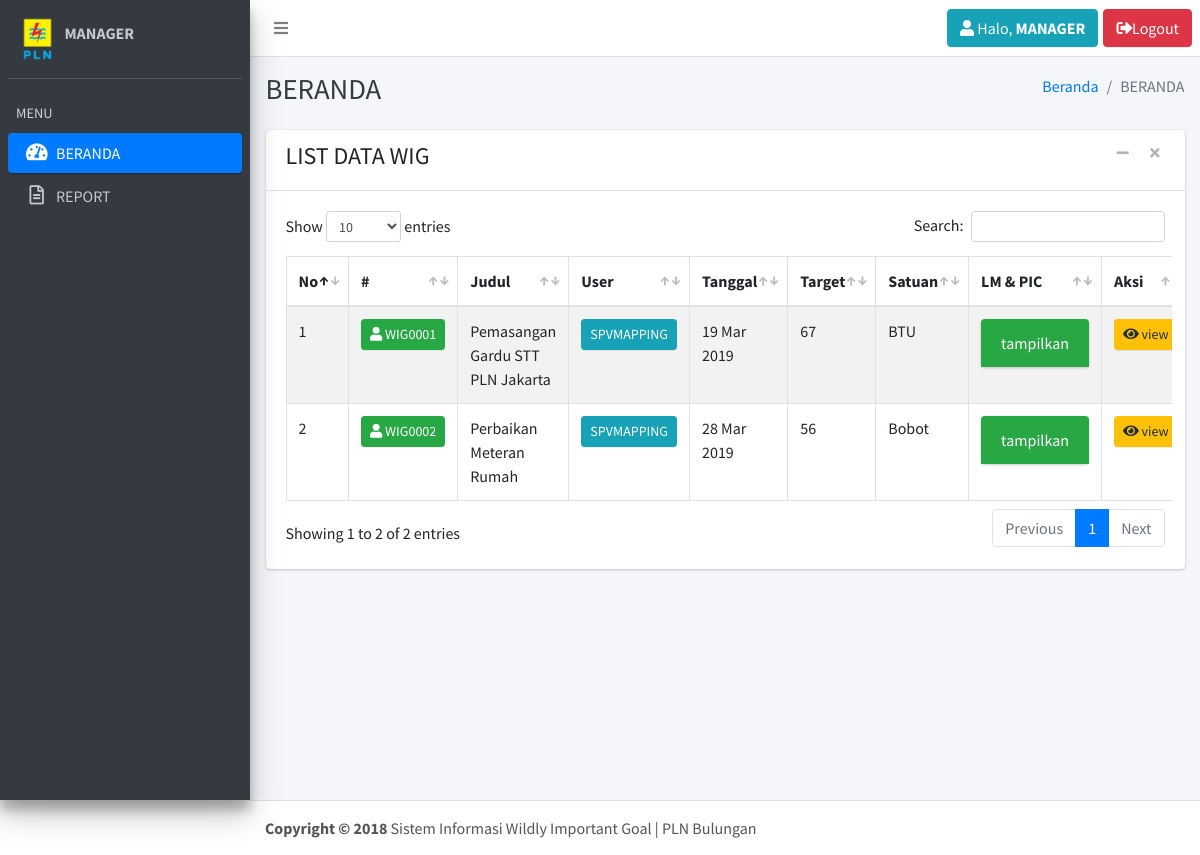
The page /index.php?page=beranda (signed in) on the database its author committed.
### tables this page shows
CREATE TABLE `tbl_user` (
  `username` varchar(30) NOT NULL,
  `password` varchar(10) NOT NULL,
  `role` int(5) NOT NULL
);

CREATE TABLE `tbl_wig` (
  `id_wig` varchar(15) NOT NULL,
  `polaritas` varchar(7) NOT NULL,
  `tipe` varchar(15) NOT NULL,
  `username` varchar(30) NOT NULL,
  `judul` text NOT NULL,
  `tanggal` date NOT NULL,
  `target` int(10) NOT NULL,
  `satuan` varchar(25) NOT NULL
);

### page/beranda.php (the view, shortened to what this page needs)
<div class="content-wrapper">
    <div class="content-header">
        <div class="container-fluid">
            <div class="row mb-2">
                <div class="col-sm-6">
                    <h1 class="m-0 text-dark">BERANDA</h1>
                </div>
                <div class="col-sm-6">
                    <ol class="breadcrumb float-sm-right">
                        <li class="breadcrumb-item"><a href="?page=beranda">Beranda</a></li>
                        <li class="breadcrumb-item active">BERANDA</li>
                    </ol>
                </div>
            </div>
        </div>
    </div>
    <div class="content">
        <div class="container-fluid">
            <?php if ($userdata['role'] == 1 || $userdata['role'] == 2) { ?>
            <div class="row">
                <div class="col-md-12">
                    <div class="card card-default">
                        <div class="card-header">
                            <h4>LIST DATA WIG</h4>
                            <div class="card-tools">
                                <button type="button" class="btn btn-tool" data-widget="collapse"><i class="fa fa-minus"></i></button>
                                <button type="button" class="btn btn-tool" data-widget="remove"><i class="fa fa-remove"></i></button>
                            </div>
                        </div>
                        <div class="card-body">
                            <div class="row">
                                <div class="table-responsive">
                                    <table id="example1" class="table table-bordered table-striped">
                                        <thead>
                                            <tr>
                                                <th>No</th>
                                                <th>#</th>
                                                <th>Judul</th>
                                                <th>User</th>
                                                <th>Tanggal</th>
                                                <th>Target</th>
                                                <th>Satuan</th>
                                                <th>LM & PIC</th>
                                                <th>Aksi</th>
                                            </tr>
                                        </thead>
                                        <tbody>
                                            <?php
                                            $no = 1;
                                            $sql = mysqli_query($conn,"SELECT * FROM tbl_wig
                                                                       JOIN tbl_user WHERE tbl_wig.username=tbl_user.username") or die (mysqli_error($conn));
                                            while($data = mysqli_fetch_array($sql)){ ?>
                                                <tr>
                                                    <td><?= $no ?></td>
                                                    <td><a class="btn btn-success btn-sm" href="#"><i class="fas fa-user"></i> <?= $data['id_wig'] ?></a></td>
                                                    <td><?= $data['judul'] ?></td>
                                                    <td><a href="#" class="btn btn-info btn-sm"><?= $data['username'] ?></a></td>
                                                    <td><?= date('d M Y', strtotime($data['tanggal'])) ?></td>
                                                    <td><?= $data['target'] ?></td>
                                                    <td><?= $data['satuan'] ?></td>
                                                    <td>
                                                    <div class="card card-success">
                                                        <div class="card-header">
                                                            <a data-toggle="collapse" data-parent="#accordion" href="#collapse_<?= $data['id_wig']?>" class="collapsed" aria-expanded="false">
                                                            tampilkan
                                                            </a>
                                                        </div>
                                                        <div id="collapse_<?= $data['id_wig']?>" class="panel-collapse in collapse" style="">
                                                        <div class="card-body">
                                                            <?= GetLM($data['id_wig']) ?>
                                                        </div>
                                                        </div>
                                                    </div>
                                                    </td>
                                                    <td>
                                                    <?php if ($userdata['username'] == $data['username']) { ?>
                                                        <a class="btn btn-warning btn-sm" href="?page=wigview&id=<?php echo $data['id_wig']; ?>"><i class="fas fa-eye"></i> view</a>
                                                        <a class="btn btn-primary btn-sm" href="?page=wigedit&id=<?php echo $data['id_wig']; ?>"><i class="fas fa-edit"></i> Edit</a>
                                                        <a class="btn btn-danger btn-sm" href="?page=wighapus&id=<?php echo $data['id_wig']; ?>"><i class="fas fa-trash"></i> hapus</a>
                                                    <?php } else { ?>
                                                        <a class="btn btn-warning btn-sm" href="?page=wigview&id=<?php echo $data['id_wig']; ?>"><i class="fas fa-eye"></i> view</a>
                                                    <?php } ?>
                                                    </td>
                                                </tr>
                                            <?php $no++; } ?>
                                </div>
                            </div>
                        </div>
                    </div>
                </div>
            </div>
            <?php } ?>
        </div>
    <footer class="main-footer">
        <strong>Copyright &copy; 2018</strong> Sistem Informasi Wildly Important Goal | PLN Bulungan
    </footer>

### index.php (shortened to what this page needs)
<?php
    if (!empty($_SESSION['username']) && !empty($_SESSION['password']))
    {
      include "lib/koneksi.php";
?>
<!DOCTYPE html>
<html lang="en">
<head>
  <link rel="stylesheet" href="https://maxcdn.bootstrapcdn.com/font-awesome/4.4.0/css/font-awesome.min.css">
  <link rel="stylesheet" href="https://code.ionicframework.com/ionicons/2.0.1/css/ionicons.min.css">
  <link rel="stylesheet" href="dist/css/adminlte.min.css">
  <link rel="stylesheet" href="plugins/datatables/dataTables.bootstrap4.min.css">
  <link rel="stylesheet" href="plugins/datepicker/datepicker3.css">
  <link rel="stylesheet" href="https://use.fontawesome.com/releases/v5.5.0/css/all.css">
</head>
<body class="hold-transition sidebar-mini">
<div class="wrapper">
  <nav class="main-header navbar navbar-expand bg-white navbar-light border-bottom">
    <?php include("header.php"); ?>
  </nav>
  <aside class="main-sidebar sidebar-dark-primary elevation-4">
    <?php include("sidebar.php"); ?>
  </aside>
  <?php include("content.php"); ?>
</body>
</html>
<?php
} ?>

### header.php (shortened to what this page needs)
<?php
$user = $_SESSION['username'];
$sql = mysqli_query($conn, "SELECT * FROM tbl_user WHERE username='$user'");
$userdata = mysqli_fetch_array($sql);
    function GetLM($params){
        include "lib/koneksi.php";
        $getlm  = mysqli_query($conn, "SELECT lm_pic FROM tbl_lm WHERE id_wig='$params'") or die (mysqli_error($koneksi));
        $datalm = mysqli_fetch_array($getlm);
        $json = json_decode($datalm['lm_pic']);
        $no=1;
        echo "<div class='table-responsive'><table><tr><th>No.</th><th>LM</th><th>PIC</th></tr>";
        echo "</div></table>";
    }
?>
<ul class="navbar-nav">
    <li class="nav-item">
        <a class="nav-link" data-widget="pushmenu" href="#"><i class="fa fa-bars"></i></a>
    </li>
</ul>
<ul class="navbar-nav ml-auto">
    <li class="nav-item">
        <a class="btn btn-info" style="margin-right:5px;" href="?page=profile&id=<?= $userdata['username'] ?>" data-toggle="tooltip" data-placement="bottom" title="Lihat Profile">
        <i class="fas fa-user"></i> Halo, <strong><?= strtoupper($userdata['username']) ?></strong>
        </a>
    </li>
    <li class="nav-item">
        <a class="btn btn-danger" href="?page=logout"><i class="fas fa-sign-out-alt"></i>Logout</a>
    </li>
</ul>

### sidebar.php (shortened to what this page needs)
<div class="sidebar">
    <div class="user-panel mt-3 pb-3 mb-3 d-flex">
        <div class="image">
            <img src="dist/img/PLN.png">
        </div>
        <div class="info">
            <a class="d-block"><strong><?= strtoupper($userdata['username']) ?></strong></a>
        </div>
    </div>
    <nav class="mt-2">
        <ul class="nav nav-pills nav-sidebar flex-column" data-widget="treeview" role="menu" data-accordion="false">
            <li class="nav-header">MENU</li>
            <li class="nav-item">
                <a href="?page=beranda" class="nav-link
                <?php if ($_GET['page'] == 'beranda'){ echo "active"; } ?>">
                <i class="nav-icon fas fa-tachometer-alt"></i>
                    <p>BERANDA</p>
                </a>
            </li>
            <li class="nav-item">
                <a href="?page=report" class="nav-link
                <?php if ($_GET['page'] == 'report'){ echo "active"; } ?>">
                <i class="nav-icon far fa-file-alt"></i>
                    <p>REPORT</p>
                </a>
            </li>
        </ul>
    </nav>
</div>

### content.php
<?php
  if (isset($_GET['page'])) $page=$_GET['page'];
  else $page="beranda";
  if ($page == "beranda") include("page/beranda.php");
  elseif ($page == "logout") include("page/logout.php");
  elseif ($page == "user")               include("page/user/user.php");
  elseif ($page == "usertambah")         include("page/user/usertambah.php");
  elseif ($page == "usertambahpro")      include("page/user/usertambahpro.php");
  elseif ($page == "useredit")           include("page/user/useredit.php");
  elseif ($page == "usereditpro")        include("page/user/usereditpro.php");
  elseif ($page == "userlihat")          include("page/user/userlihat.php");
  elseif ($page == "userhapus")          include("page/user/userhapus.php");
  elseif ($page == "wig")                include("page/wig/wig.php");
  elseif ($page == "wigtambah")          include("page/wig/wigtambah.php");
  elseif ($page == "wigtambahpro")       include("page/wig/wigtambahpro.php");
  elseif ($page == "wigedit")            include("page/wig/wigedit.php");
  elseif ($page == "wigeditpro")         include("page/wig/wigeditpro.php");
  elseif ($page == "wiglihat")           include("page/wig/wiglihat.php");
  elseif ($page == "wigview")            include("page/wig/wigview.php");
  elseif ($page == "wighapus")           include("page/wig/wighapus.php");
  elseif ($page == "progress")           include("page/wig/wig.php");
  elseif ($page == "wigprogress")        include("page/wig/wigprogress.php");
  elseif ($page == "lmprogress")         include("page/lm/lmprogress.php");
  elseif ($page == "lmprogressenter")    include("page/lm/lmprogressenter.php");
  elseif ($page == "profile")             include("page/profile/profile.php");
  elseif ($page == "profileeditpro")      include("page/profile/profileeditpro.php");
  elseif ($page == "report")             include("page/report/report.php");
else echo"Konten tidak ada";
?>

### rows shown on the page
tbl_user: username "MANAGER"
tbl_wig: id_wig "WIG0001", judul "Pemasangan Gardu STT PLN Jakarta", username.username "SPVMAPPING", tanggal "19 Mar 2019", target "67", satuan "BTU"
tbl_wig: id_wig "WIG0002", judul "Perbaikan Meteran Rumah", username.username "SPVMAPPING", tanggal "28 Mar 2019", target "56", satuan "Bobot"
